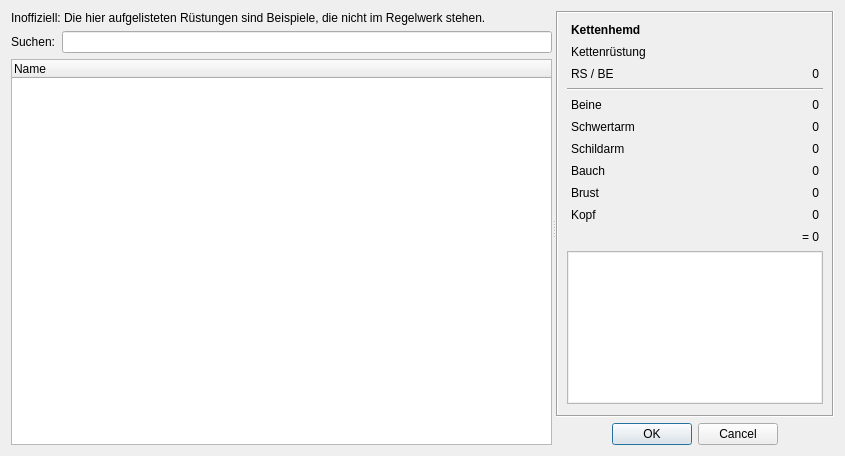
<?xml version="1.0" encoding="UTF-8"?>
<ui version="4.0">
 <class>Dialog</class>
 <widget class="QDialog" name="Dialog">
  <property name="windowModality">
   <enum>Qt::ApplicationModal</enum>
  </property>
  <property name="geometry">
   <rect>
    <x>0</x>
    <y>0</y>
    <width>845</width>
    <height>456</height>
   </rect>
  </property>
  <property name="windowTitle">
   <string>Sephrasto - Rüstung wählen...</string>
  </property>
  <layout class="QGridLayout" name="gridLayout_2">
   <item row="0" column="0">
    <widget class="QSplitter" name="splitter">
     <property name="orientation">
      <enum>Qt::Horizontal</enum>
     </property>
     <widget class="QWidget" name="verticalLayout_2" native="true">
      <property name="sizePolicy">
       <sizepolicy hsizetype="Preferred" vsizetype="Preferred">
        <horstretch>1</horstretch>
        <verstretch>0</verstretch>
       </sizepolicy>
      </property>
      <layout class="QVBoxLayout" name="verticalLayout2">
       <item>
        <widget class="QLabel" name="label">
         <property name="text">
          <string>Inoffiziell: Die hier aufgelisteten Rüstungen sind Beispiele, die nicht im Regelwerk stehen.</string>
         </property>
        </widget>
       </item>
       <item>
        <layout class="QHBoxLayout" name="filterLayout">
         <item>
          <widget class="QLabel" name="labelFilter">
           <property name="text">
            <string>Suchen:</string>
           </property>
          </widget>
         </item>
         <item>
          <widget class="QLineEdit" name="nameFilterEdit"/>
         </item>
        </layout>
       </item>
       <item>
        <widget class="QTreeWidget" name="treeArmors">
         <property name="sizePolicy">
          <sizepolicy hsizetype="Expanding" vsizetype="Expanding">
           <horstretch>0</horstretch>
           <verstretch>0</verstretch>
          </sizepolicy>
         </property>
         <property name="editTriggers">
          <set>QAbstractItemView::NoEditTriggers</set>
         </property>
         <property name="showDropIndicator" stdset="0">
          <bool>false</bool>
         </property>
         <property name="alternatingRowColors">
          <bool>true</bool>
         </property>
         <property name="sortingEnabled">
          <bool>false</bool>
         </property>
         <property name="allColumnsShowFocus">
          <bool>true</bool>
         </property>
         <attribute name="headerVisible">
          <bool>true</bool>
         </attribute>
         <attribute name="headerCascadingSectionResizes">
          <bool>false</bool>
         </attribute>
         <attribute name="headerDefaultSectionSize">
          <number>150</number>
         </attribute>
         <attribute name="headerStretchLastSection">
          <bool>true</bool>
         </attribute>
         <column>
          <property name="text">
           <string>Name</string>
          </property>
         </column>
        </widget>
       </item>
      </layout>
     </widget>
     <widget class="QWidget" name="layoutWidget">
      <layout class="QVBoxLayout" name="verticalLayout">
       <property name="sizeConstraint">
        <enum>QLayout::SetDefaultConstraint</enum>
       </property>
       <item>
        <widget class="QScrollArea" name="scrollArea">
         <property name="minimumSize">
          <size>
           <width>220</width>
           <height>0</height>
          </size>
         </property>
         <property name="font">
          <font>
           <weight>50</weight>
           <bold>false</bold>
          </font>
         </property>
         <property name="styleSheet">
          <string notr="true">padding: 1px</string>
         </property>
         <property name="frameShape">
          <enum>QFrame::Box</enum>
         </property>
         <property name="widgetResizable">
          <bool>true</bool>
         </property>
         <widget class="QWidget" name="scrollAreaWidgetContents">
          <property name="geometry">
           <rect>
            <x>0</x>
            <y>0</y>
            <width>278</width>
            <height>393</height>
           </rect>
          </property>
          <layout class="QGridLayout" name="gridLayout">
           <item row="12" column="1">
            <widget class="QLabel" name="lblKopf">
             <property name="text">
              <string>0</string>
             </property>
             <property name="alignment">
              <set>Qt::AlignRight|Qt::AlignTrailing|Qt::AlignVCenter</set>
             </property>
            </widget>
           </item>
           <item row="11" column="0">
            <widget class="QLabel" name="lblBrustL">
             <property name="text">
              <string>Brust</string>
             </property>
            </widget>
           </item>
           <item row="7" column="1">
            <widget class="QLabel" name="lblBeine">
             <property name="text">
              <string>0</string>
             </property>
             <property name="alignment">
              <set>Qt::AlignRight|Qt::AlignTrailing|Qt::AlignVCenter</set>
             </property>
            </widget>
           </item>
           <item row="10" column="0">
            <widget class="QLabel" name="lblBauchL">
             <property name="text">
              <string>Bauch</string>
             </property>
            </widget>
           </item>
           <item row="16" column="1">
            <spacer name="verticalSpacer">
             <property name="orientation">
              <enum>Qt::Vertical</enum>
             </property>
             <property name="sizeHint" stdset="0">
              <size>
               <width>20</width>
               <height>40</height>
              </size>
             </property>
            </spacer>
           </item>
           <item row="9" column="1">
            <widget class="QLabel" name="lblSchild">
             <property name="text">
              <string>0</string>
             </property>
             <property name="alignment">
              <set>Qt::AlignRight|Qt::AlignTrailing|Qt::AlignVCenter</set>
             </property>
            </widget>
           </item>
           <item row="0" column="0" colspan="2">
            <widget class="QLabel" name="lblName">
             <property name="font">
              <font>
               <weight>75</weight>
               <bold>true</bold>
              </font>
             </property>
             <property name="text">
              <string>Kettenhemd</string>
             </property>
            </widget>
           </item>
           <item row="1" column="0" colspan="2">
            <widget class="QLabel" name="lblTyp">
             <property name="text">
              <string>Kettenrüstung</string>
             </property>
            </widget>
           </item>
           <item row="10" column="1">
            <widget class="QLabel" name="lblBauch">
             <property name="text">
              <string>0</string>
             </property>
             <property name="alignment">
              <set>Qt::AlignRight|Qt::AlignTrailing|Qt::AlignVCenter</set>
             </property>
            </widget>
           </item>
           <item row="12" column="0">
            <widget class="QLabel" name="lblKopfL">
             <property name="text">
              <string>Kopf</string>
             </property>
            </widget>
           </item>
           <item row="5" column="0" colspan="2">
            <widget class="Line" name="line">
             <property name="orientation">
              <enum>Qt::Horizontal</enum>
             </property>
            </widget>
           </item>
           <item row="14" column="1">
            <widget class="QLabel" name="lblZRS">
             <property name="text">
              <string>= 0</string>
             </property>
             <property name="alignment">
              <set>Qt::AlignRight|Qt::AlignTrailing|Qt::AlignVCenter</set>
             </property>
            </widget>
           </item>
           <item row="3" column="0">
            <widget class="QLabel" name="label_5">
             <property name="text">
              <string>RS / BE</string>
             </property>
            </widget>
           </item>
           <item row="11" column="1">
            <widget class="QLabel" name="lblBrust">
             <property name="text">
              <string>0</string>
             </property>
             <property name="alignment">
              <set>Qt::AlignRight|Qt::AlignTrailing|Qt::AlignVCenter</set>
             </property>
            </widget>
           </item>
           <item row="9" column="0">
            <widget class="QLabel" name="lblSchildL">
             <property name="text">
              <string>Schildarm</string>
             </property>
            </widget>
           </item>
           <item row="7" column="0">
            <widget class="QLabel" name="lblBeineL">
             <property name="font">
              <font>
               <weight>50</weight>
               <bold>false</bold>
              </font>
             </property>
             <property name="text">
              <string>Beine</string>
             </property>
            </widget>
           </item>
           <item row="8" column="1">
            <widget class="QLabel" name="lblSchwert">
             <property name="text">
              <string>0</string>
             </property>
             <property name="alignment">
              <set>Qt::AlignRight|Qt::AlignTrailing|Qt::AlignVCenter</set>
             </property>
            </widget>
           </item>
           <item row="8" column="0">
            <widget class="QLabel" name="lblSchwertL">
             <property name="text">
              <string>Schwertarm</string>
             </property>
            </widget>
           </item>
           <item row="3" column="1">
            <widget class="QLabel" name="lblRS">
             <property name="text">
              <string>0</string>
             </property>
             <property name="alignment">
              <set>Qt::AlignRight|Qt::AlignTrailing|Qt::AlignVCenter</set>
             </property>
            </widget>
           </item>
           <item row="15" column="0" colspan="2">
            <widget class="QPlainTextEdit" name="teBeschreibung">
             <property name="readOnly">
              <bool>true</bool>
             </property>
            </widget>
           </item>
          </layout>
         </widget>
        </widget>
       </item>
       <item>
        <widget class="QDialogButtonBox" name="buttonBox">
         <property name="orientation">
          <enum>Qt::Horizontal</enum>
         </property>
         <property name="standardButtons">
          <set>QDialogButtonBox::Cancel|QDialogButtonBox::Ok</set>
         </property>
         <property name="centerButtons">
          <bool>true</bool>
         </property>
        </widget>
       </item>
      </layout>
     </widget>
    </widget>
   </item>
  </layout>
 </widget>
 <tabstops>
  <tabstop>nameFilterEdit</tabstop>
  <tabstop>treeArmors</tabstop>
  <tabstop>scrollArea</tabstop>
 </tabstops>
 <resources/>
 <connections>
  <connection>
   <sender>buttonBox</sender>
   <signal>accepted()</signal>
   <receiver>Dialog</receiver>
   <slot>accept()</slot>
   <hints>
    <hint type="sourcelabel">
     <x>248</x>
     <y>254</y>
    </hint>
    <hint type="destinationlabel">
     <x>157</x>
     <y>274</y>
    </hint>
   </hints>
  </connection>
  <connection>
   <sender>buttonBox</sender>
   <signal>rejected()</signal>
   <receiver>Dialog</receiver>
   <slot>reject()</slot>
   <hints>
    <hint type="sourcelabel">
     <x>316</x>
     <y>260</y>
    </hint>
    <hint type="destinationlabel">
     <x>286</x>
     <y>274</y>
    </hint>
   </hints>
  </connection>
 </connections>
</ui>
